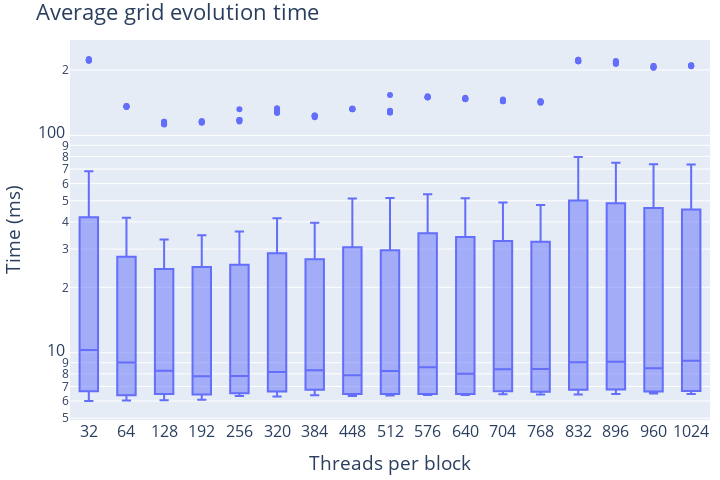

This figure's notebook cell:
### Code cell
# gdf = k_df[k_df['size'] == 4096]
gdf = k_df
fig = go.Figure(go.Box(x=gdf['threads'], y=gdf['totalEvolveTime']/1e6))
fig.update_layout(title="Average grid evolution time", xaxis_title='Threads per block', yaxis_title="Time (ms)", **layout_settings)
fig.update_yaxes(type="log")
fig.show()
fig.write_image("images/k_avgs.png")

### Figure 1 — Plotly figure (JSON) as saved in the notebook; plotly's stock layout.template omitted (floating-point values rounded to 4 significant figures; data arrays with more than 128 entries replaced by an {"elided": "..."} marker saying what was removed)
{"data": [{"type": "box", "x": {"elided": "680 str values"}, "y": {"elided": "680 float values"}}], "layout": {"font": {"size": 16}, "height": 480, "margin": {"b": 10, "l": 10, "r": 10, "t": 40}, "title": {"text": "Average grid evolution time"}, "width": 720, "xaxis": {"title": {"text": "Threads per block"}}, "yaxis": {"title": {"text": "Time (ms)"}, "type": "log"}}}
